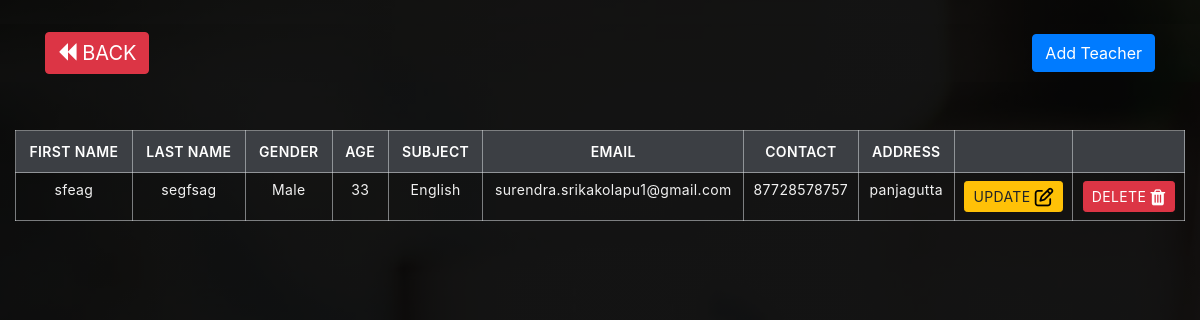
Page /ad/newteacher/ (signed in) on the committed database.
### admissions/models.py (models this page shows, shortened)
class Teacher(models.Model):
    firstname = models.CharField(max_length=30 , verbose_name = "FIRST NAME")
    lastname = models.CharField(max_length=30 , verbose_name = "LAST NAME")
    GENDER_CHOICES = (
        ('Male', 'Male'),
        ('Female', 'Female'),
    )
    gender = models.CharField(max_length=6, choices=GENDER_CHOICES , verbose_name = "GENDER")
    age = models.PositiveIntegerField(verbose_name = "AGE")
    SUBJECT_CHOICES = (
        ('Mathematics', 'Mathematics'),
        ('Telugu', 'Telugu'),
        ('English', 'English'),
        ('Hindi', 'Hindi'),
        ('Science', 'Science'),
        ('Social', 'Social'),
    )
    subject = models.CharField(max_length=15 , choices=SUBJECT_CHOICES , verbose_name = "SUBJECT")
    email = models.EmailField(max_length=40 , verbose_name = "EMAIL")
    contact = models.CharField(max_length=30 , verbose_name = "CONTACT")
    address = models.CharField(max_length=400 , verbose_name = "ADDRESS")

### admissions/views.py (the view)
# urls.py: path('newteacher/', addteacher),
@login_required
def addteacher(request):
    if request.method == 'POST':
        form = TeacherModelForm(request.POST)
        if form.is_valid():
            form.save()
            form = TeacherModelForm()
            return redirect("/ad/newteacher/")
    else:
        form = TeacherModelForm()
        result = Teacher.objects.all()
    return render(request,'admissions/add-teacher.html', {'form':form , 'allteachers':result});

### templates/admissions/add-teacher.html (shortened to what this page needs)
{% load static %}
<html>
<head>
    <link rel="stylesheet" href="{% static "stylesheets/tables.css" %}">
    <link rel="stylesheet" href="https://stackpath.bootstrapcdn.com/bootstrap/4.4.1/css/bootstrap.min.css">
    <link rel="stylesheet" href="path/to/font-awesome/css/font-awesome.min.css">
    <link rel="stylesheet" href="https://cdnjs.cloudflare.com/ajax/libs/font-awesome/4.7.0/css/font-awesome.min.css">
    <link rel="stylesheet" href="https://cdnjs.cloudflare.com/ajax/libs/twitter-bootstrap/4.5.2/css/bootstrap.css">
    <link rel="stylesheet" href="https://cdn.datatables.net/1.10.25/css/dataTables.bootstrap4.min.css">
</head>
<body class="img-fluid base-image" style="background-image:linear-gradient(rgba(0, 0, 0, 0.9),rgba(0, 0, 0, 0.9)),url('{% static "images/index7.jpg" %}')">
    {% load crispy_forms_tags %}
    <br>
    <nav style="background-image:linear-gradient(rgba(0, 0, 0, 0.9),rgba(0, 0, 0, 0.9)),url('{% static "images/index7.jpg" %}')" class="navbar navbar-expand-sm sticky-top navbar-dark">
        <div class="container">
            <a class="navbar-brand btn btn-danger" href="/"><i style="color:white;" class="fa fa-backward fa-sm" aria-hidden="true"></i> BACK</a>
            <div class="" id="navbar1">
                <ul class="navbar-nav ml-auto">
                    <li class="nav-item active">
                        <button type="button" class="btn btn-primary" data-toggle="modal" data-target="#exampleModalCenter">
                            Add Teacher
                        </button>
                    </li>
                </ul>
            </div>
        </div>
    </nav>
    <div class="container-fluid">
        <br> <br>
        <table class="table text-light">
            <thead>
                <tr>
                    <th class="text-center">FIRST NAME</th>
                    <th class="text-center">LAST NAME</th>
                    <th class="text-center">GENDER</th>
                    <th class="text-center">AGE</th>
                    <th class="text-center">SUBJECT</th>
                    <th class="text-center">EMAIL</th>
                    <th class="text-center">CONTACT</th>
                    <th class="text-center">ADDRESS</th>
                    <th class="text-center"></th>
                    <th class="text-center"></th>
                </tr>
            </thead>
            {% for s in allteachers %}
            <tbody>
                <tr>
                    <td data-label="FIRST NAME :">{{s.firstname}}</td>
                    <td data-label="LAST NAME :">{{s.lastname}}</td>
                    <td data-label="GENDER :">{{s.gender}}</td>
                    <td data-label="AGE :">{{s.age}}</td>
                    <td data-label="SUBJECT :">{{s.subject}}</td>
                    <td data-label="EMAIL :">{{s.email}}</td>
                    <td data-label="CONTACT :">{{s.contact}}</td>
                    <td data-label="ADDRESS :">{{s.address}}</td>
                    <td>
                        <center><a class="btn btn-warning btn-sm" href="/ad/update-teacher/{{s.id}}">UPDATE <i style="color:black;" class="fa fa-edit fa-lg" aria-hidden="true"></i></a></center>
                    </td>
                    <td>
                        <center><a class="btn btn-danger btn-sm" href="/ad/delete-teacher/{{s.id}}">DELETE <i style="color:white;" class="fa fa-trash fa-lg" aria-hidden="true"></i></a></center>
                    </td>
                </tr>
            </tbody>
            {% endfor %}
        </table>
    </div>
</body>
</html>

### static/stylesheets/tables.css (style rules this page uses)
* { margin: 0; padding: 0; box-sizing: border-box; }
.table { width: 100%; border-collapse: collapse; }
.table thead { background-color: transparent; }
.table thead tr th { font-size: 14px; font-weight: 600; letter-spacing: 0.35px; color: #FFFFFF; opacity: 1; padding: 12px; vertical-align: top; border: 1px solid #dee2e685; background-color: #3c3f44; }
.table tbody tr td { font-size: 14px; font-weight: normal; letter-spacing: 0.35px; color: #f1f1f1; padding: 8px; text-align: center; border: 1px solid #dee2e685; }
center { text-transform: uppercase; }

### rows in the picture
Teacher: firstname "sfeag", lastname "segfsag", gender "Male", age "33", subject "English", email "surendra.srikakolapu1@gmail.com", contact "87728578757", address "panjagutta"
